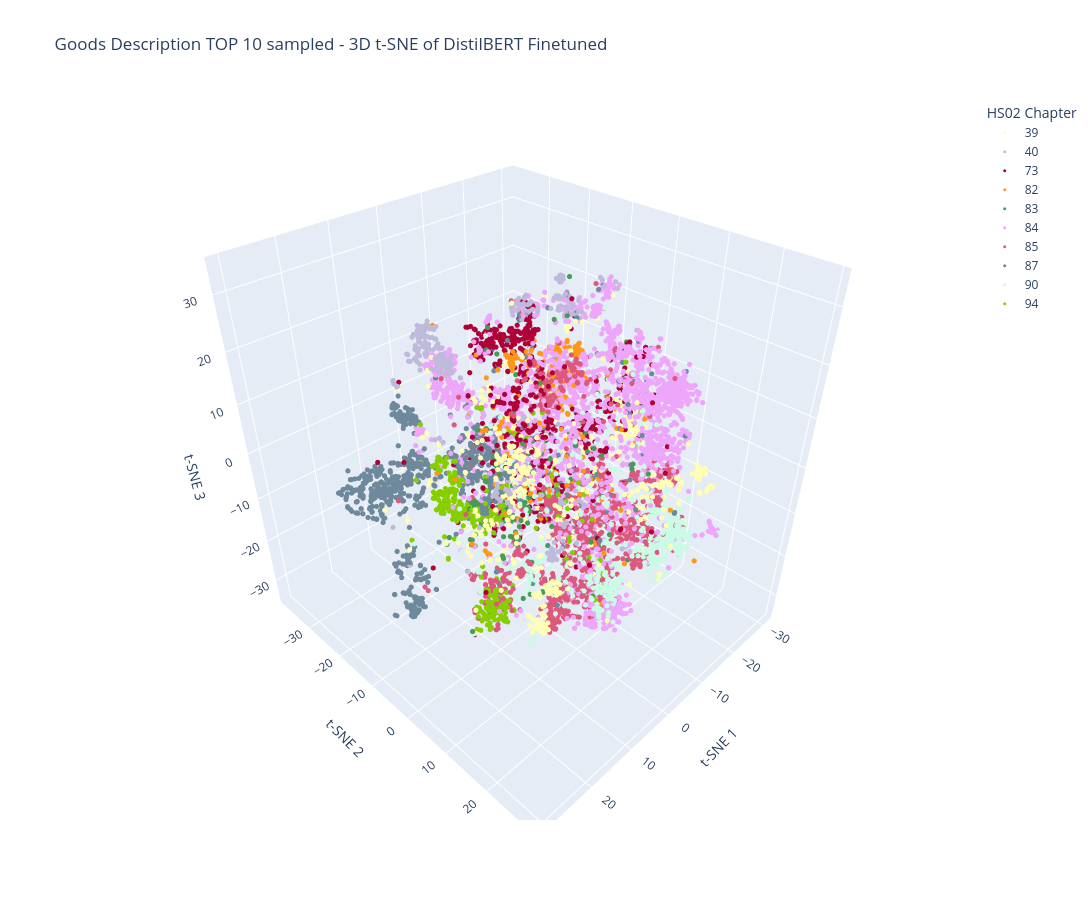

Notebook code for this chart:
### Code cell
title = "Goods Description TOP 10 sampled - 3D t-SNE of DistilBERT Finetuned"
legend_title="HS02 Chapter"
html_output_file="emb_goods_desc_finetuned_tsne_top10_3d.html"

topN_labels = hs02_freq.head(10).index.to_list()

fig_tsne_3d, _, tsne_desc_3d = tsne_viz_embs(
    embeds_finetuned, labels_finetuned,
    n_componets=3,
    title=title,
    legend_title=legend_title,
    html_output_file=html_output_file,
    filter_labels=topN_labels,
    label2color=colors_all,
    init='pca',
    perplexity=30)

fig_tsne_3d.show()

### Figure 1 — Plotly figure (JSON) as saved in the notebook; plotly's stock layout.template omitted (floating-point values rounded to 4 significant figures; data arrays with more than 128 entries replaced by an {"elided": "..."} marker saying what was removed)
{"data": [{"hoverinfo": "text", "hovertext": {"elided": "622 str values"}, "marker": {"color": "rgb(255,255,179)", "size": 3}, "mode": "markers", "name": "39", "type": "scatter3d", "x": {"elided": "622 float values"}, "y": {"elided": "622 float values"}, "z": {"elided": "622 float values"}}, {"hoverinfo": "text", "hovertext": {"elided": "415 str values"}, "marker": {"color": "rgb(190,186,218)", "size": 3}, "mode": "markers", "name": "40", "type": "scatter3d", "x": {"elided": "415 float values"}, "y": {"elided": "415 float values"}, "z": {"elided": "415 float values"}}, {"hoverinfo": "text", "hovertext": {"elided": "808 str values"}, "marker": {"color": "#AF0038", "size": 3}, "mode": "markers", "name": "73", "type": "scatter3d", "x": {"elided": "808 float values"}, "y": {"elided": "808 float values"}, "z": {"elided": "808 float values"}}, {"hoverinfo": "text", "hovertext": {"elided": "430 str values"}, "marker": {"color": "#FF9616", "size": 3}, "mode": "markers", "name": "82", "type": "scatter3d", "x": {"elided": "430 float values"}, "y": {"elided": "430 float values"}, "z": {"elided": "430 float values"}}, {"hoverinfo": "text", "hovertext": {"elided": "226 str values"}, "marker": {"color": "#479B55", "size": 3}, "mode": "markers", "name": "83", "type": "scatter3d", "x": {"elided": "226 float values"}, "y": {"elided": "226 float values"}, "z": {"elided": "226 float values"}}, {"hoverinfo": "text", "hovertext": {"elided": "2839 str values"}, "marker": {"color": "#EEA6FB", "size": 3}, "mode": "markers", "name": "84", "type": "scatter3d", "x": {"elided": "2839 float values"}, "y": {"elided": "2839 float values"}, "z": {"elided": "2839 float values"}}, {"hoverinfo": "text", "hovertext": {"elided": "1627 str values"}, "marker": {"color": "#DC587D", "size": 3}, "mode": "markers", "name": "85", "type": "scatter3d", "x": {"elided": "1627 float values"}, "y": {"elided": "1627 float values"}, "z": {"elided": "1627 float values"}}, {"hoverinfo": "text", "hovertext": {"elided": "1372 str values"}, "marker": {"color": "#6E899C", "size": 3}, "mode": "markers", "name": "87", "type": "scatter3d", "x": {"elided": "1372 float values"}, "y": {"elided": "1372 float values"}, "z": {"elided": "1372 float values"}}, {"hoverinfo": "text", "hovertext": {"elided": "616 str values"}, "marker": {"color": "#C9FBE5", "size": 3}, "mode": "markers", "name": "90", "type": "scatter3d", "x": {"elided": "616 float values"}, "y": {"elided": "616 float values"}, "z": {"elided": "616 float values"}}, {"hoverinfo": "text", "hovertext": {"elided": "423 str values"}, "marker": {"color": "#86CE00", "size": 3}, "mode": "markers", "name": "94", "type": "scatter3d", "x": {"elided": "423 float values"}, "y": {"elided": "423 float values"}, "z": {"elided": "423 float values"}}], "layout": {"height": 900, "legend": {"title": {"text": "HS02 Chapter"}}, "scene": {"xaxis": {"title": {"text": "t-SNE 1"}}, "yaxis": {"title": {"text": "t-SNE 2"}}, "zaxis": {"title": {"text": "t-SNE 3"}}}, "title": {"text": "Goods Description TOP 10 sampled - 3D t-SNE of DistilBERT Finetuned"}, "width": 1200}}
